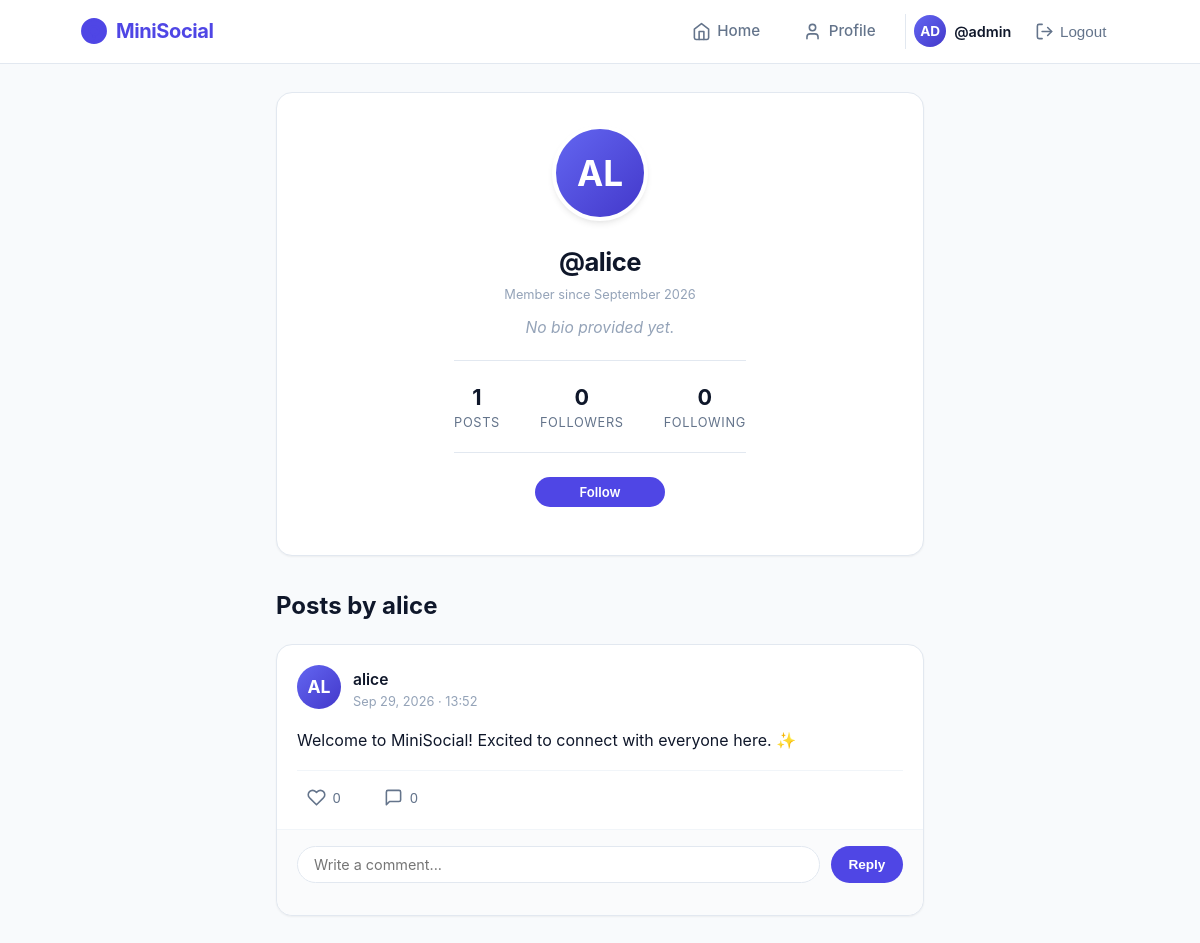
The page /profile/alice/ (signed in) on the database its author committed.
### social_app/models.py (models this page shows, shortened)
class Profile(models.Model):
    user = models.OneToOneField(User, on_delete=models.CASCADE, related_name='profile')
    bio = models.TextField(max_length=500, blank=True, default='')
    avatar = models.ImageField(upload_to='avatars/', blank=True, null=True)
    created_at = models.DateTimeField(auto_now_add=True)
    @property
    def followers_count(self):
        return self.user.followers_set.count()
    @property
    def following_count(self):
        return self.user.following_set.count()
    @property
    def avatar_url(self):
        if self.avatar and hasattr(self.avatar, 'url'):
            return self.avatar.url
        return None

class Post(models.Model):
    user = models.ForeignKey(User, on_delete=models.CASCADE, related_name='posts')
    content = models.TextField(max_length=2000)
    created_at = models.DateTimeField(auto_now_add=True)
    updated_at = models.DateTimeField(auto_now=True)
    class Meta:
        ordering = ['-created_at', '-id']
    @property
    def likes_count(self):
        return self.likes.count()
    @property
    def comments_count(self):
        return self.comments.count()

### social_app/views.py (the view)
# urls.py: path('profile/', views.profile_view, name='my_profile'),
@login_required
def profile_view(request, username=None):
    if username is None or username == request.user.username:
        target_user = request.user
        is_own_profile = True
        is_following = False
    else:
        target_user = get_object_or_404(User, username=username)
        is_own_profile = False
        is_following = Follow.objects.filter(follower=request.user, following=target_user).exists()
    posts = target_user.posts.select_related('user', 'user__profile').prefetch_related(
        'likes',
        Prefetch('comments', queryset=Comment.objects.select_related('user', 'user__profile'))
    ).all()
    user_liked_post_ids = set(
        Like.objects.filter(user=request.user, post__in=posts).values_list('post_id', flat=True)
    )
    for post in posts:
        post.user_has_liked = post.id in user_liked_post_ids
    return render(request, 'profile.html', {
        'profile_user': target_user,
        'profile': target_user.profile,
        'is_own_profile': is_own_profile,
        'is_following': is_following,
        'posts': posts,
    })

### templates/profile.html (shortened to what this page needs)
{% extends 'base.html' %}
{% block content %}
<div class="card profile-card">
    <div class="profile-header-center">
        <div class="profile-avatar-wrapper">
            {% if profile.avatar_url %}
                <img src="{{ profile.avatar_url }}" alt="{{ profile_user.username }}" class="avatar avatar-lg">
            {% else %}
                <div class="avatar avatar-lg">
                    <span class="avatar-initials">{{ profile_user.username|slice:":2"|upper }}</span>
                </div>
            {% endif %}
        </div>
        <h1 class="profile-name">@{{ profile_user.username }}</h1>
        <p class="post-time" style="margin-bottom: 0.75rem;">Member since {{ profile_user.date_joined|date:"F Y" }}</p>
        {% if profile.bio %}
            <p class="profile-bio">{{ profile.bio }}</p>
        {% else %}
            <p class="profile-bio" style="font-style: italic; color: var(--text-light);">No bio provided yet.</p>
        {% endif %}
        <div class="profile-stats">
            <div class="stat-item">
                <span class="stat-value">{{ posts.count }}</span>
                <span class="stat-label">Posts</span>
            </div>
            <div class="stat-item">
                <span class="stat-value" id="followers-count">{{ profile.followers_count }}</span>
                <span class="stat-label">Followers</span>
            </div>
            <div class="stat-item">
                <span class="stat-value" id="following-count">{{ profile.following_count }}</span>
                <span class="stat-label">Following</span>
            </div>
        </div>
        <div class="profile-actions">
            {% if is_own_profile %}
                <a href="{% url 'edit_profile' %}" class="btn btn-outline btn-sm">
                    <svg width="16" height="16" viewBox="0 0 24 24" fill="none" stroke="currentColor" stroke-width="2" stroke-linecap="round" stroke-linejoin="round">
                        <path d="M12 20h9"></path>
                        <path d="M16.5 3.5a2.121 2.121 0 0 1 3 3L7 19l-4 1 1-4L16.5 3.5z"></path>
                    </svg>
                    Edit Profile
                </a>
            {% else %}
                <button type="button"
                        class="btn btn-primary btn-sm follow-btn {% if is_following %}following{% endif %}"
                        data-username="{{ profile_user.username }}">
                    {% if is_following %}Following{% else %}Follow{% endif %}
                </button>
            {% endif %}
        </div>
    </div>
</div>
<div class="feed-header" style="margin-top: 2rem;">
    <h2>Posts by {{ profile_user.username }}</h2>
</div>
<section class="posts-stream">
    {% if posts %}
        {% for post in posts %}
            {% include 'includes/post_card.html' with post=post %}
        {% endfor %}
    {% endif %}
</section>
{% endblock %}

### templates/base.html (shortened to what this page needs)
{% load static %}
<!DOCTYPE html>
<html lang="en">
<head>
    <link rel="stylesheet" href="{% static 'css/styles.css' %}">
</head>
<body>
    <nav class="navbar">
        <div class="nav-container">
            <a href="{% url 'feed' %}" class="brand-logo">
                <svg viewBox="0 0 24 24" fill="none" stroke="currentColor" stroke-width="2.2" stroke-linecap="round" stroke-linejoin="round">
                    <circle cx="12" cy="12" r="10"></circle>
                    <path d="M8 12a4 4 0 0 1 8 0c0 2-2 3-4 4v2"></path>
                    <line x1="12" y1="17" x2="12.01" y2="17"></line>
                </svg>
                <span>MiniSocial</span>
            </a>
            <ul class="nav-links">
                {% if user.is_authenticated %}
                    <li>
                        <a href="{% url 'feed' %}" class="nav-item {% if request.resolver_match.url_name == 'feed' %}active{% endif %}">
                            <svg viewBox="0 0 24 24" fill="none" stroke="currentColor" stroke-width="2" stroke-linecap="round" stroke-linejoin="round">
                                <path d="m3 9 9-7 9 7v11a2 2 0 0 1-2 2H5a2 2 0 0 1-2-2z"></path>
                                <polyline points="9 22 9 12 15 12 15 22"></polyline>
                            </svg>
                            <span class="nav-text">Home</span>
                        </a>
                    </li>
                    <li>
                        <a href="{% url 'my_profile' %}" class="nav-item {% if request.resolver_match.url_name == 'my_profile' or request.resolver_match.url_name == 'edit_profile' %}active{% endif %}">
                            <svg viewBox="0 0 24 24" fill="none" stroke="currentColor" stroke-width="2" stroke-linecap="round" stroke-linejoin="round">
                                <path d="M19 21v-2a4 4 0 0 0-4-4H9a4 4 0 0 0-4 4v2"></path>
                                <circle cx="12" cy="7" r="4"></circle>
                            </svg>
                            <span class="nav-text">Profile</span>
                        </a>
                    </li>
                    <li class="nav-user">
                        <a href="{% url 'my_profile' %}" title="@{{ user.username }}" style="display: flex; align-items: center; gap: 0.5rem;">
                            {% if user.profile.avatar_url %}
                                <img src="{{ user.profile.avatar_url }}" alt="{{ user.username }}" class="avatar avatar-sm">
                            {% else %}
                                <div class="avatar avatar-sm">
                                    <span class="avatar-initials">{{ user.username|slice:":2"|upper }}</span>
                                </div>
                            {% endif %}
                            <span class="nav-text" style="font-weight: 600; font-size: 0.9rem; color: var(--text-main);">@{{ user.username }}</span>
                        </a>
                        <form action="{% url 'logout' %}" method="post" style="display:inline;">
                            <button type="submit" class="nav-item" style="background:none; border:none; cursor:pointer;" title="Logout">
                                <svg viewBox="0 0 24 24" fill="none" stroke="currentColor" stroke-width="2" stroke-linecap="round" stroke-linejoin="round">
                                    <path d="M9 21H5a2 2 0 0 1-2-2V5a2 2 0 0 1 2-2h4"></path>
                                    <polyline points="16 17 21 12 16 7"></polyline>
                                    <line x1="21" y1="12" x2="9" y2="12"></line>
                                </svg>
                                <span class="nav-text">Logout</span>
                            </button>
                        </form>
                    </li>
                {% endif %}
            </ul>
        </div>
    </nav>
    <main class="main-container">
        {% block content %}{% endblock %}
    </main>
</body>
</html>

### templates/includes/post_card.html (shortened to what this page needs)
<article class="card post-card" id="post-{{ post.id }}">
    <header class="post-header">
        <div class="post-author-info">
            <a href="{% url 'user_profile' post.user.username %}">
                {% if post.user.profile.avatar_url %}
                    <img src="{{ post.user.profile.avatar_url }}" alt="{{ post.user.username }}" class="avatar avatar-md">
                {% else %}
                    <div class="avatar avatar-md">
                        <span class="avatar-initials">{{ post.user.username|slice:":2"|upper }}</span>
                    </div>
                {% endif %}
            </a>
            <div class="author-names">
                <a href="{% url 'user_profile' post.user.username %}" class="author-username">
                    {{ post.user.username }}
                </a>
                <span class="post-time">{{ post.created_at|date:"M d, Y · H:i" }}</span>
            </div>
        </div>
    </header>
    <div class="post-content">{{ post.content|linebreaksbr }}</div>
    <div class="post-actions">
        <button type="button" class="action-btn like-btn {% if post.user_has_liked %}liked{% endif %}" data-post-id="{{ post.id }}" title="Like">
            <svg viewBox="0 0 24 24" fill="none" stroke="currentColor" stroke-width="2" stroke-linecap="round" stroke-linejoin="round">
                <path d="M20.84 4.61a5.5 5.5 0 0 0-7.78 0L12 5.67l-1.06-1.06a5.5 5.5 0 0 0-7.78 7.78l1.06 1.06L12 21.23l7.78-7.78 1.06-1.06a5.5 5.5 0 0 0 0-7.78z"></path>
            </svg>
            <span class="like-count">{{ post.likes_count }}</span>
        </button>
        <button type="button" class="action-btn comment-toggle-btn" data-post-id="{{ post.id }}" title="Comments">
            <svg viewBox="0 0 24 24" fill="none" stroke="currentColor" stroke-width="2" stroke-linecap="round" stroke-linejoin="round">
                <path d="M21 15a2 2 0 0 1-2 2H7l-4 4V5a2 2 0 0 1 2-2h14a2 2 0 0 1 2 2z"></path>
            </svg>
            <span class="comment-count" data-post-id="{{ post.id }}">{{ post.comments_count }}</span>
        </button>
    </div>
    <div class="comments-container" id="comments-{{ post.id }}">
        <form class="comment-input-form" data-post-id="{{ post.id }}">
            <input type="text" class="comment-input" placeholder="Write a comment..." maxlength="1000" required>
            <button type="submit" class="comment-submit-btn">Reply</button>
        </form>
    </div>
</article>

### rows shown on the page
Profile: followers_count "0", following_count "0"
Post: user.username "AL", user.username "alice", created_at "Sep 29, 2026 · 13:52", content "Welcome to MiniSocial! Excited to connect with everyone here. ✨", likes_count "0", comments_count "0"

### other values the page prints
{{ user.username|slice:":2"|upper }} "AD"
{{ user.username }} "admin"
{{ profile_user.username|slice:":2"|upper }} "AL"
{{ profile_user.username }} "alice"
{{ profile_user.date_joined|date:"F Y" }} "September 2026"
{{ posts.count }} "1"
